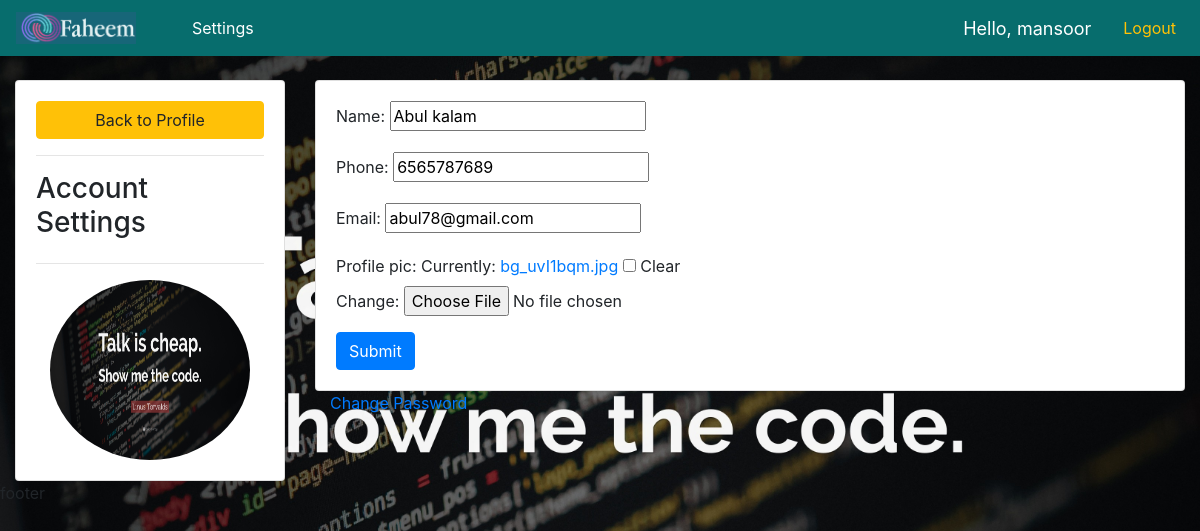
The page /settings/ (signed in) on the database as committed earlier.
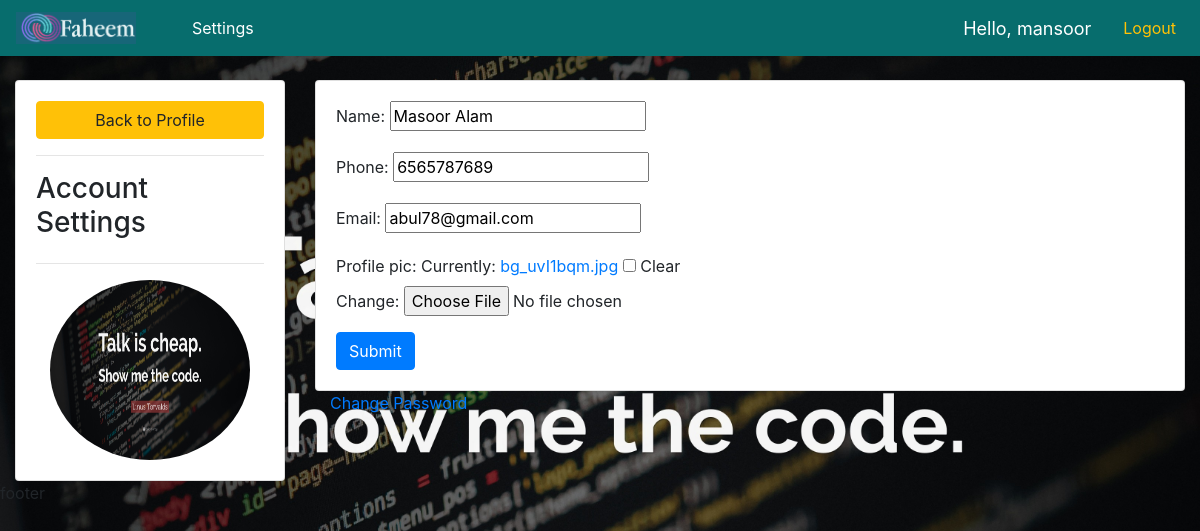
The same page on the database as committed later.
### accounts/models.py (models this page shows, shortened)
class customer(models.Model):
    user = models.OneToOneField(User, null = True, blank = True, on_delete = models.CASCADE)
    name = models.CharField(max_length = 20, null= True)
    phone = models.CharField(max_length = 20, null= True)
    email = models.CharField(max_length = 20, null= True)
    profile_pic = models.ImageField(default = "profile1.png" , null = True, blank = True)
    dateCreated = models.DateTimeField(auto_now_add = True)

### accounts/decorators.py (the view)
        def wrapper_func(request, *args, **kwargs):
            group = None
            if request.user.groups.exists():
                group = request.user.groups.all()[0].name
            if group in allowed_roles:
                return take_a_view_func(request, *args, **kwargs)
            else:
                return HttpResponse('You are not authorized to view this page')

### accounts/forms.py
class customerForm(ModelForm):
    class Meta:
        model = customer
        fields =  '__all__'
        exclude = ['user']

### accounts/views.py (called while the page is built)
@login_required(login_url = 'loginPage')
@allowedUser(allowed_roles = ['customer'])
def settings(request):
    customer = request.user.customer
    Form = customerForm(instance = customer)
    context = {'Form': Form}
    if request.method == 'POST':
        Form = customerForm(request.POST, request.FILES, instance = customer)
        if Form.is_valid():
            Form.save()
            return redirect('settings')
    return render(request, 'accounts/setting.html', context)

### accounts/templates/accounts/setting.html (shortened to what this page needs)
{% extends 'accounts/base.html' %}
{% load static%}
{% block content %}
<br><div class="row">
    <div class="col-md-3">
        <div class="card card-body">
            <a href="{% url 'home' %}" class="btn btn-warning">Back to Profile</a>
            <hr>
            <h3 class="text-align-center">Account Settings</h3>
            <hr>
            <img src="{{request.user.customer.profile_pic.url}}" alt="" class="profile-pic">
        </div>
    </div>
    <div class="col-md-9">
        <div class="card card-body">
            <form action="" method="post" enctype = 'multipart/form-data'>
                {{Form.as_p}}
                <input class="btn btn-primary" type="submit" value="Submit" name="">
            </form>
        </div>
    <div class="col-md-3">
       <div class = "text-center"></div> <a href="{% url 'reset_password' %}">Change Password</a></div>
    </div>
    </div>
</div>
{% endblock %}

### accounts/templates/accounts/base.html (shortened to what this page needs)
{% load static %}
<!DOCTYPE html>
<html lang="en">
<head>
    <link rel="stylesheet" href="https://maxcdn.bootstrapcdn.com/bootstrap/4.0.0/css/bootstrap.min.css">
    <link rel="stylesheet" href="{% static '/css/main.css'%}">
</head>
<body >
{% include 'accounts/navbar.html' %}
<div class="container-fluid">
    {%block content %}
    {% endblock %}
<footer>footer</footer>
</body>
</html>

### accounts/templates/accounts/navbar.html (shortened to what this page needs)
{% load static %}
<nav class="navbar navbar-expand-lg navbar-light ">
  <img id="img" src="{% static '/images/log.jpg' %}" alt="">
    <div class="collapse navbar-collapse" id="navbarNav">
      <ul class="navbar-nav ">
        {% if request.user.is_staff%}
        <li class="nav-item active">
          <a class="nav-link text-white" href="{% url 'home' %}">Dashboard<span class="sr-only">(current)</span></a>
        </li>
        <li class="nav-item">
          <a class="nav-link text-white" href="{% url 'products' %}" >Products</a>
        </li>
        {% else %}
        <li class="nav-item">
          <a class=" mx-5 nav-link text-white" href="{% url 'settings' %}" >Settings</a>
        </li>
        {%endif%}
      </ul>
    </div>
    <span class="text-white px-4" id="hello-msg">Hello, {{request.user}} </span>
    <span><a class = 'text-warning px-2' href="{% url 'logoutUser' %}">Logout</a></span>
  </nav>

### static/css/main.css (style rules this page uses)
body { background: url('./bg.jpg') no-repeat center center fixed; -webkit-background-size: cover; -moz-background-size: cover; background-size: cover; -o-background-size: cover; }
.profile-pic { min-width: 150px; min-height: 180px; max-width: 200px; max-height: 180px; margin: 0 auto; border-radius: 50%; }
#img { width: 120px; height: 32px; }

### accounts/templates/accounts/navbar.html (style rules this page uses)
nav { background: #076d6d; }
#hello-msg { font-size: 18px; }

Rows that differ between the two databases and show on the page:
changed customer "abul78@gmail.com": name "Abul kalam" → "Masoor Alam"
